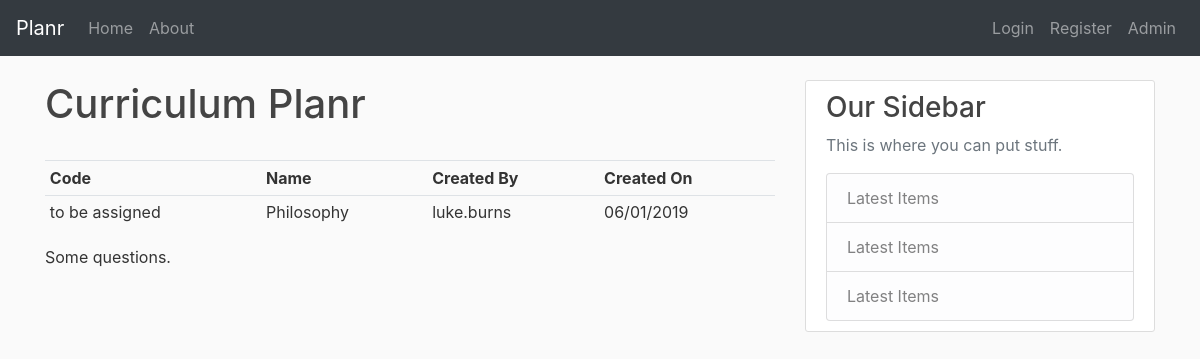
Screenshot of /offering/5/ with the database file from the repository.
### curriculum/models.py (models this page shows, shortened)
class Offering(models.Model):
    code = models.CharField(max_length=20, default="to be assigned")
    name = models.CharField(max_length=200)
    web_description = models.TextField()
    created_by = models.ForeignKey(User, on_delete=models.CASCADE)
    created_date = models.DateTimeField(auto_now_add=True)

### curriculum/views.py (the view)
# urls.py: path('offering/<int:pk>/', OfferingDetailView.as_view(), name='offering-detail'),
class OfferingDetailView(DetailView):
    model = Offering

### curriculum/templates/curriculum/offering_detail.html (shortened to what this page needs)
{% extends 'curriculum/base.html' %}
{% block content %}
    <h1>Curriculum Planr</h1>
    <br>
    <table class="table table-sm">
        <tr>
            <th>Code</th>
            <th>Name</th>
            <th>Created By</th>
            <th>Created On</th>
        </tr>
        <tr>
            <td>{{ object.code }}</td>
            <td>{{ object.name }}</td>
            <td>{{ object.created_by }}</td>
            <td>{{ object.created_date|date:"d/m/Y" }}</td>
        </tr>
    </table>
    <p>{{ object.web_description }}</p>
{% endblock content %}

### curriculum/static/curriculum/style.css (style rules this page uses)
body { background: #fafafa; color: #333333; }
h1, h2, h3, h4, h5, h6 { color: #444444; }

### rows the page displays
Offering: code "to be assigned", name "Philosophy", created_by "luke.burns", created_date "06/01/2019", web_description "Some questions."
